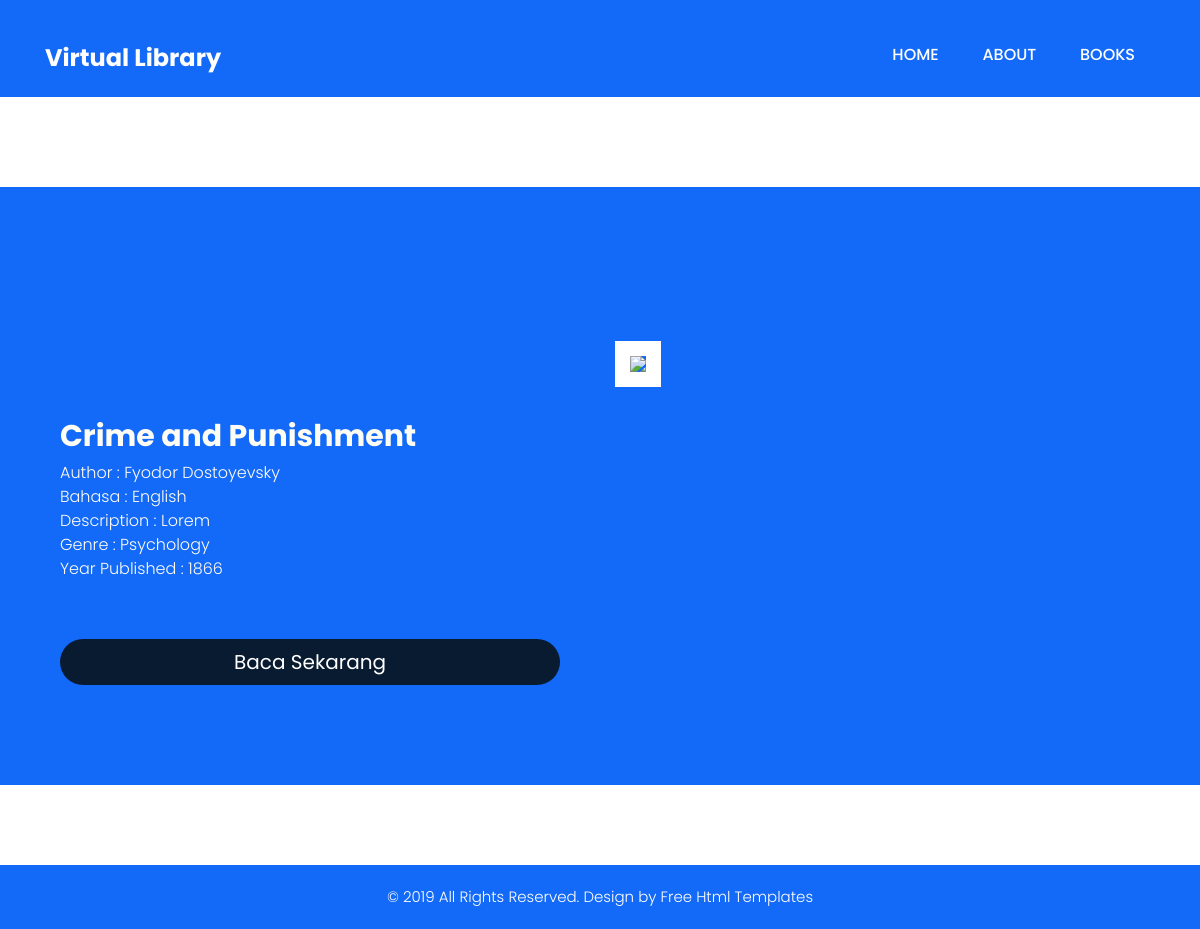
/book_detail.php?book_id=1, run on the app's committed database.
### tables this page shows
CREATE TABLE `t_books` (
  `book_id` int(11) NOT NULL,
  `book_name` varchar(255) NOT NULL,
  `book_author` int(11) NOT NULL,
  `book_lang` int(11) NOT NULL,
  `book_desc` varchar(255) DEFAULT NULL,
  `book_genre` varchar(255) NOT NULL,
  `book_cover` blob NOT NULL,
  `book_file` blob NOT NULL,
  `book_year` int(11) NOT NULL
);

CREATE TABLE `t_bookauthor` (
  `author_id` int(11) NOT NULL,
  `author_name` varchar(255) NOT NULL,
  `author_desc` varchar(255) DEFAULT ''
);

CREATE TABLE `t_booklang` (
  `language_id` int(11) NOT NULL,
  `language_name` varchar(255) NOT NULL DEFAULT ''
);

CREATE TABLE `t_bookgenre` (
  `genre_id` int(11) NOT NULL,
  `genre_name` varchar(255) NOT NULL DEFAULT ''
);

### models/function.php (called while the page is built, shortened)
<?php
include('config.php');
function readBookDetails($id){
    global $conn;
    $query =
    "SELECT b.book_id, b.book_name, b.book_cover, b.book_file, ba.author_name, bl.language_name, b.book_desc, b.book_year, bg.genre_name
    FROM t_books b
    JOIN t_bookauthor ba ON b.book_author = ba.author_id
    JOIN t_booklang bl ON b.book_lang = bl.language_id
    JOIN t_bookgenre bg ON b.book_genre = bg.genre_id
    WHERE book_id = '$id'";
    $result = mysqli_query($conn, $query);
    return $result;
}
?>

### book_detail.php (the view, shortened to what this page needs)
<?php
include('models/function.php');
$id = $_GET['book_id'];
$result = readBookDetails($id);
$data = mysqli_fetch_assoc($result);
?>
<!DOCTYPE html>
<html lang="en">
   <head>
      <link rel="stylesheet" href="css/bootstrap.min.css">
      <link rel="stylesheet" href="css/style.css">
      <link rel="stylesheet" href="css/responsive.css">
      <link rel="stylesheet" href="css/jquery.mCustomScrollbar.min.css">
      <link rel="stylesheet" href="https://netdna.bootstrapcdn.com/font-awesome/4.0.3/css/font-awesome.css">
      <link rel="stylesheet" href="css/owl.carousel.min.css">
      <link rel="stylesheet" href="css/owl.theme.default.min.css">
      <link rel="stylesheet" href="https://cdnjs.cloudflare.com/ajax/libs/fancybox/2.1.5/jquery.fancybox.min.css" media="screen">
   </head>
   <body class="main-layout about_pape">
      <header class="section">
         <div class="header_main">
            <div class="header_main">
               <div class="container">
                  <div class="row">
                     <div class="col-xl-3 col-lg-3 col-md-3 col-sm-3 col logo_section">
                        <div class="full">
                           <div class="center-desk">
                           <div class="logo"> <a href="home.php"><h1><strong class="color">Virtual Library</strong></h1></a> </div>
                           </div>
                        </div>
                     </div>
                     <div class="col-xl-9 col-lg-9 col-md-9 col-sm-9">
                        <div class="menu-area">
                           <div class="limit-box">
                              <nav class="main-menu">
                                 <ul class="menu-area-main">
                                    <li> <a href="home.php">Home</a> </li>
                                    <li> <a href="about.php">About</a> </li>
                                    <li><a href="books.php">Books</a></li>
                                 </ul>
                              </nav>
                           </div>
                        </div>
                     </div>
                  </div>
               </div>
            </div>
           </div>
      </header>
            <div class="section about ">
            </div>
      <section >
         <div id="main_slider" class="section carousel slide banner-main" data-ride="carousel">
            <div class="carousel-inner">
               <div class="carousel-item active">
                  <div class="container">
                     <div class="row marginii">
                        <div class="col-xl-6 col-lg-6 col-md-6 col-sm-12">
                           <div class="carousel-sporrt_text ">
                              <h1 class="sporrt_text"><?=$data['book_name']?></h1>
                              <p  class="lorem_text">Author : <?=$data['author_name']?></p>
                              <p  class="lorem_text">Bahasa : <?=$data['language_name']?></p>
                              <p  class="lorem_text">Description : <?=$data['book_desc']?></p>
                              <p  class="lorem_text">Genre : <?=$data['genre_name']?></p>
                              <p  class="lorem_text">Year Published : <?=$data['book_year']?></p>
                              <div class="btn_main">
                                 <a class="btn btn-lg btn-primary" href="Stored/book/<?=$data['book_file']?>" target="blank" role="button" style="max-width: 500px;">Baca Sekarang</a>
                              </div>
                           </div>
                        </div>
                        <div class="col-xl-6 col-lg-6 col-md-6 col-sm-12">
                           <div class="img-box">
                              <figure><img src="Stored/cover/<?=$data['book_cover']?>" style="width: 1000px; border: 15px solid #fff;"/></figure>
                           </div>
                        </div>
                     </div>
                  </div>
               </div>
            </div>
         </div>
      </section>
      <div class="copyright_text">
      <div id="plant" class="footer layout_padding">
         <div class="container">
            <p>© 2019 All Rights Reserved. Design by<a href="https://html.design/"> Free Html Templates</a></p>
         </div>
      </div>
      </div>
</body>
</html>

### css/style.css (style rules this page uses)
* { box-sizing: border-box !important; transition: ease all 0.5s; }
html { scroll-behavior: smooth; }
body { color: #666666; font-size: 14px; font-family: poppins; line-height: 1.80857; font-weight: normal; overflow-x: hidden; }
a { color: #1f1f1f; text-decoration: none !important; outline: none !important; -webkit-transition: all .3s ease-in-out; -moz-transition: all .3s ease-in-out; -ms-transition: all .3s ease-in-out; -o-transition: all .3s ease-in-out; transition: all .3s ease-in-out; }
h1, h2, h3, h4, h5, h6 { letter-spacing: 0; font-weight: normal; position: relative; padding: 0 0 10px 0; font-weight: normal; line-height: normal; color: #111111; margin: 0 }
h1 { font-size: 24px }
*, *::after, *::before { -webkit-box-sizing: border-box; -moz-box-sizing: border-box; box-sizing: border-box; }
ul, li, ol { margin: 0px; padding: 0px; list-style: none; }
p { margin: 20px; font-weight: 300; font-size: 15px; line-height: 24px; }
a { color: #222222; text-decoration: none; outline: none !important; }
a, .btn { text-decoration: none !important; outline: none !important; -webkit-transition: all .3s ease-in-out; -moz-transition: all .3s ease-in-out; -ms-transition: all .3s ease-in-out; -o-transition: all .3s ease-in-out; transition: all .3s ease-in-out; }
img { max-width: 100%; height: auto; }
.full { float: left; width: 100%; }
.layout_padding { padding-top: 90px; padding-bottom: 90px; }
.full { width: 100%; float: left; margin: 0; padding: 0; }
.logo { float: left; position: relative; }
nav.main-menu { float: right; margin-left: 0; }
.main-menu { text-align: center; }
.main-menu ul { margin: 0; list-style-type: none; margin-bottom: 10px; }
.main-menu ul>li { display: inline-block; position: relative; }
.main-menu ul>li a { line-height: 20px; font-size: 16px; display: block; font-weight: 500; color: #ffffff; padding: 22px 20px; text-transform: uppercase; }
.main-menu ul li:first-child { margin-left: 0; }
.main-menu ul>li { position: inherit; display: inline-block; vertical-align: middle; }
.marginii { margin: 154px 0px 100px 0px; }
.banner-main { position: relative; background-color: #136af8; background-size: 100% 100%; }
.color { color: #fff; }
.btn-primary { background: #081b30; border: indianred; max-width: 170px; width: 100%; margin-right: 10px; border-radius: 25px; }
.img-box figure { margin: 0; }
.img-box figure img { box-shadow: #081b30 0px 0px 0px 0px; }
.layout_padding { padding-top: 90px 0px; }
.about { background: #ffff; padding-top: 90px; }
.footer { background-color: #212120; text-align: center; }
.section { float: left; width: 100%; }
.sporrt_text { width: 100%; float: left; color: #fffcf4; margin-top: 80px; font-size: 30px; font-weight: bold; line-height: 30px; }
.lorem_text { width: 100%; float: left; font-size: 16px; color: #fffcf4; margin: 0px; }
.btn_main { width: 100%; float: left; margin-top: 58px; }
.active { color: #000; }
.footer { width: 100%; float: left; background-color: #136af8; height: auto; padding: 0px; }
.header_main { width: 100%; float: left; background-color: #136af8; padding-top: 20px; }
.copyright_text { width: 100%; float: left; margin-top: 20px; }
.footer p { color: #fff; }
.footer p a { color: #fff; }
.main-menu ul > li a { padding-top: 5px; }
.about_pape .banner-main { margin-bottom: 60px; }

### data on the page
t_books: book_name "Crime and Punishment", book_author.author_name "Fyodor Dostoyevsky", book_lang.language_name "English", book_desc "Lorem", t_bookgenre.genre_name "Psychology", book_year "1866"
